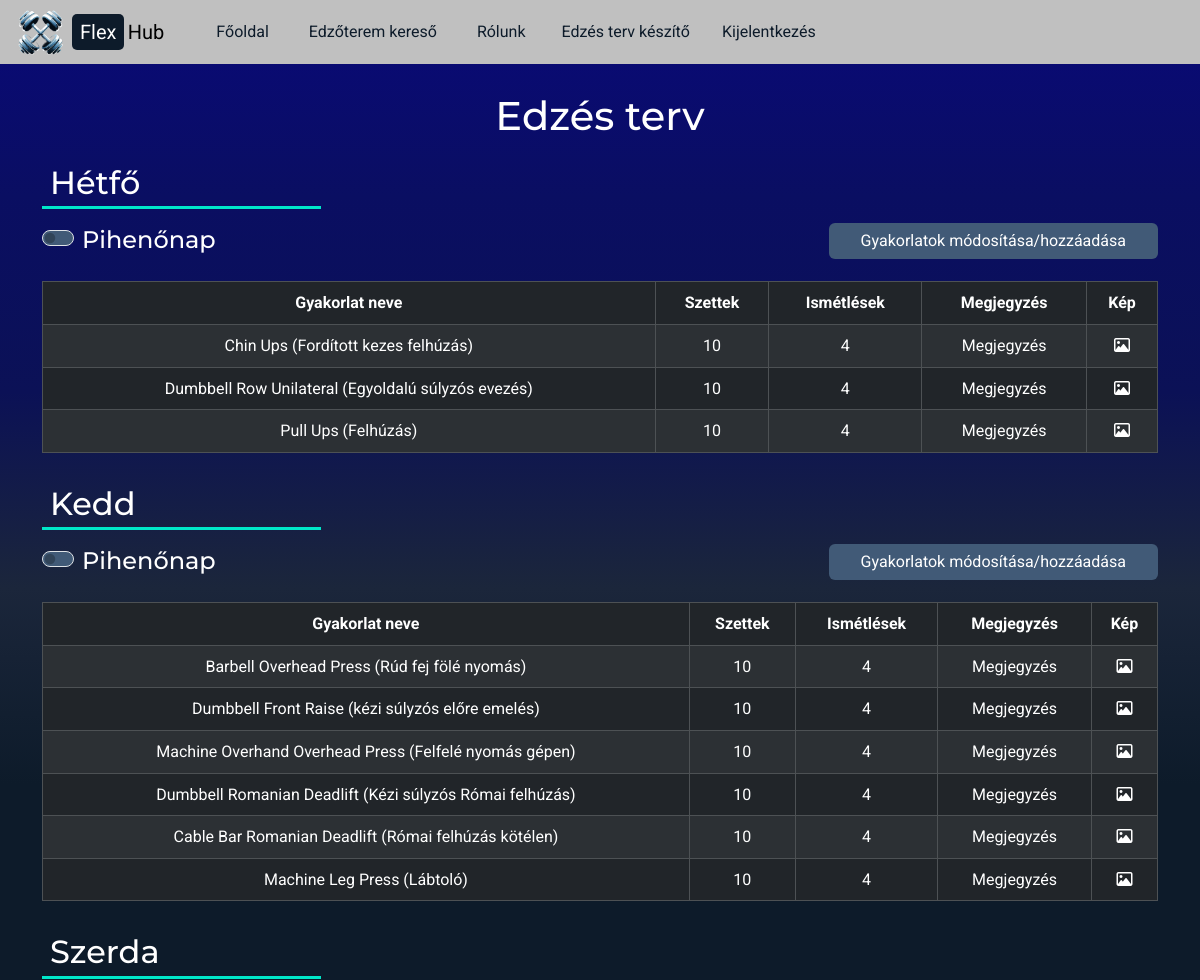
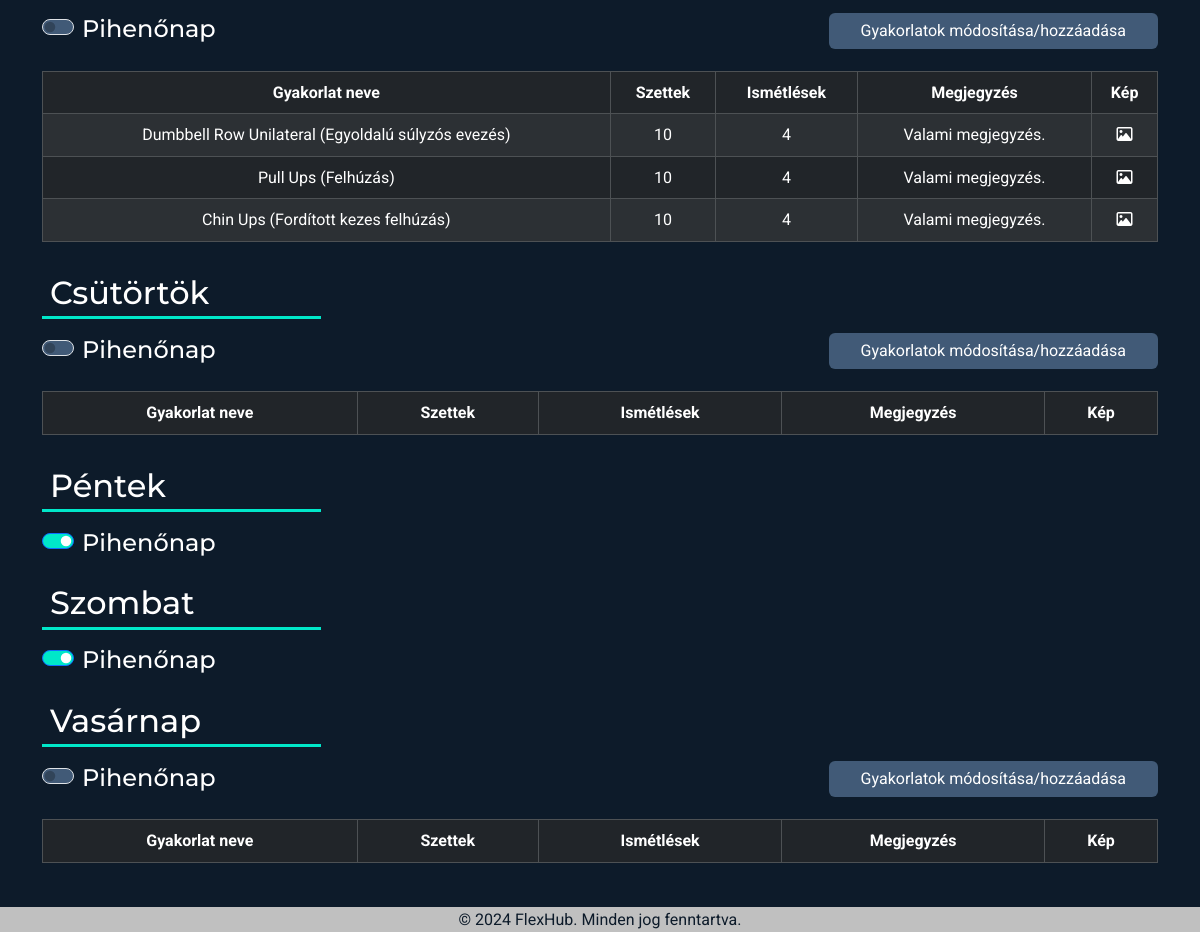
/premium-pump/ (signed in), run on the app's committed database (2 pictures, top to bottom).
### SweatCircus/models.py (models this page shows, shortened)
class Days(models.Model):
   name = models.CharField(max_length=250)
   class Meta:
      verbose_name_plural = 'Napok'

class WorkoutPlans(models.Model):
   userName = models.ForeignKey(User, on_delete=models.CASCADE)
   day = models.ForeignKey(Days, on_delete=models.CASCADE)
   muscleGroupName = models.ForeignKey(MuscleGroups, on_delete=models.CASCADE)
   exerciseName = models.ForeignKey(Exercises, on_delete=models.CASCADE)
   series = models.CharField(max_length=250)
   reps = models.CharField(max_length=250)
   comment = models.TextField(default="")
   class Meta:
      verbose_name_plural = 'Edzés tervek'

class Exercises(models.Model):
   name = models.CharField(max_length=250)
   muscle_group = models.ForeignKey(MuscleGroups, on_delete=models.CASCADE)
   image = models.ImageField(default="", blank=True)
   video = models.URLField()
   class Meta:
      verbose_name_plural = 'Gyakorlatok'
   def __str__(self):
      template = '{0.name}'
      return template.format(self)

### SweatCircus/views.py (the view)
# urls.py: path('premium-pump/', PremiumPump, name="PremiumPump"),
def PremiumPump(request):
   days = Days.objects.all()
   workoutPlans = WorkoutPlans.objects.all()
   restDays = [restDay.day.name for restDay in IsRestDay.objects.filter(userName=User.objects.get(username=request.user.username))]
   return render(request, "premiumPump.html", {"days": days, "workoutPlans": workoutPlans, "restDays": restDays})

### frontend/templates/premiumPump.html (shortened to what this page needs)
{% extends 'base.html' %}
{% load static %}
{% block css %}
   <link rel="stylesheet" href="{% static 'css/premiumPump.css' %}" />
{% endblock css%}
{% block content %}
   <div id="container">
      {% include 'navbar.html' %}
      <div class="container">
         <h1 class="text-center">Edzés terv</h1>
         <div id="week">
            {% for day in days %}
               <div class="days" id="{{ day.name }}">
                  <h2 class="my-3 ps-2 pb-1 w-25">{{ day.name }}</h2>
                  <form action="{% url 'CreateWorkoutPlan' %}" method="GET" id="workout-plan-modify-form">
                     <div class="form-check form-switch">
                        {% if day.name in restDays %}
                           <input type="checkbox" class="form-check-input is-rest-day" name="is-rest-day" value="{{ day.name }}" checked>
                        {% else %}
                           <input type="checkbox" class="form-check-input is-rest-day" name="is-rest-day" value="{{ day.name }}">
                        {% endif %}
                        <h4>
                           <label class="form-check-label" for="is-rest-day">Pihenőnap</label>
                        </h4>
                     </div>
                     <button type="submit" id="btn-{{ day.name }}" class="btn btn-primary mb-2 ms-3">Gyakorlatok módosítása/hozzáadása</button>
                  </form>
                  <table id="table-{{ day.name }}" class="table table-striped table-hover table-bordered table-dark text-center my-3">
                     <thead>
                        <tr>
                           <th>Gyakorlat neve</th>
                           <th>Szettek</th>
                           <th>Ismétlések</th>
                           <th>Megjegyzés</th>
                           <th>Kép</th>
                        </tr>
                     </thead>
                     <tbody>
                        {% for workoutPlan in workoutPlans %}
                           {% if workoutPlan.day == day and workoutPlan.userName == user %}
                              <tr id="{{ workoutPlan.id }}">
                                 <td>{{ workoutPlan.exerciseName }}</td>
                                 <td>{{ workoutPlan.series }}</td>
                                 <td>{{ workoutPlan.reps }}</td>
                                 <td>{{ workoutPlan.comment }}</td>
                                 <td>
                                    <div class="exercise-image">
                                       <i class="fa-regular fa-image"></i>
                                    </div>
                                 </td>
                              </tr>
                           {% endif %}
                        {% endfor %}
                     </tbody>
                  </table>
               </div>
            {% endfor %}
         </div>
      </div>
      {% include "footer.html" %}
   </div>
{% endblock content %}

### frontend/static/css/base.css (style rules this page uses)
:root { --primary-bg: #0d1b2a; --secondary-bg: #1b263b; --accent: #415a77; --primary-text: #ffffff; --secondary-text: #c0c0c0; --highlight: #00e7c9; }
* { box-sizing: border-box; margin: 0; padding: 0; }
body { height: 100vh; background-color: var(--primary-bg); color: var(--primary-text); font-family: "Roboto", sans-serif; line-height: 1.6; }
h1, h2, h3, h4 { font-family: "Montserrat", sans-serif; word-break: keep-all; }
#container { height: calc(100% - 1rem); background: linear-gradient(180deg, rgba(9,9,121,1) 0%, rgba(10,14,98,1) 25%, rgba(11,17,86,1) 50%, rgba(27,38,59,1) 75%, rgba(13,27,42,1) 100%); }

### frontend/static/css/premiumPump.css (style rules this page uses)
#container { display: flex; flex-direction: column; gap: 1.75rem; }
#week { display: flex; flex-direction: column; flex-wrap: wrap; }
.days { display: flex; flex-direction: column; }
.days h2 { border-bottom: 3px solid #00e7c9; }
.form-check-input { background-color: #415a77; }
.form-check-input:checked { background-color: #00e7c9; }
#workout-plan-modify-form { height: 2.5rem; display: flex; flex-direction: row; justify-content: space-between; align-items: center; }
#workout-plan-modify-form .btn { width: fit-content; padding-left: 2rem; padding-right: 2rem; background-color: #415a77; border: none; transition: all 0.3s ease; }
.exercise-image { position: relative; display: inline-block; }

### data on the page
Days: name "Hétfő"
WorkoutPlans: exerciseName "Chin Ups (Fordított kezes felhúzás)", series "10", reps "4", comment "Megjegyzés"
WorkoutPlans: exerciseName "Dumbbell Row Unilateral (Egyoldalú súlyzós evezés)", series "10", reps "4", comment "Megjegyzés"
WorkoutPlans: exerciseName "Pull Ups (Felhúzás)", series "10", reps "4", comment "Megjegyzés"
Days: name "Kedd"
WorkoutPlans: exerciseName "Barbell Overhead Press (Rúd fej fölé nyomás)", series "10", reps "4", comment "Megjegyzés"
WorkoutPlans: exerciseName "Dumbbell Front Raise (kézi súlyzós előre emelés)", series "10", reps "4", comment "Megjegyzés"
WorkoutPlans: exerciseName "Machine Overhand Overhead Press (Felfelé nyomás gépen)", series "10", reps "4", comment "Megjegyzés"
WorkoutPlans: exerciseName "Dumbbell Romanian Deadlift (Kézi súlyzós Római felhúzás)", series "10", reps "4", comment "Megjegyzés"
WorkoutPlans: exerciseName "Cable Bar Romanian Deadlift (Római felhúzás kötélen)", series "10", reps "4", comment "Megjegyzés"
WorkoutPlans: exerciseName "Machine Leg Press (Lábtoló)", series "10", reps "4", comment "Megjegyzés"
Days: name "Szerda"
WorkoutPlans: exerciseName "Dumbbell Row Unilateral (Egyoldalú súlyzós evezés)", series "10", reps "4", comment "Valami megjegyzés."
WorkoutPlans: exerciseName "Pull Ups (Felhúzás)", series "10", reps "4", comment "Valami megjegyzés."
WorkoutPlans: exerciseName "Chin Ups (Fordított kezes felhúzás)", series "10", reps "4", comment "Valami megjegyzés."
Days: name "Csütörtök"
Days: name "Péntek"
Days: name "Szombat"
Days: name "Vasárnap"
